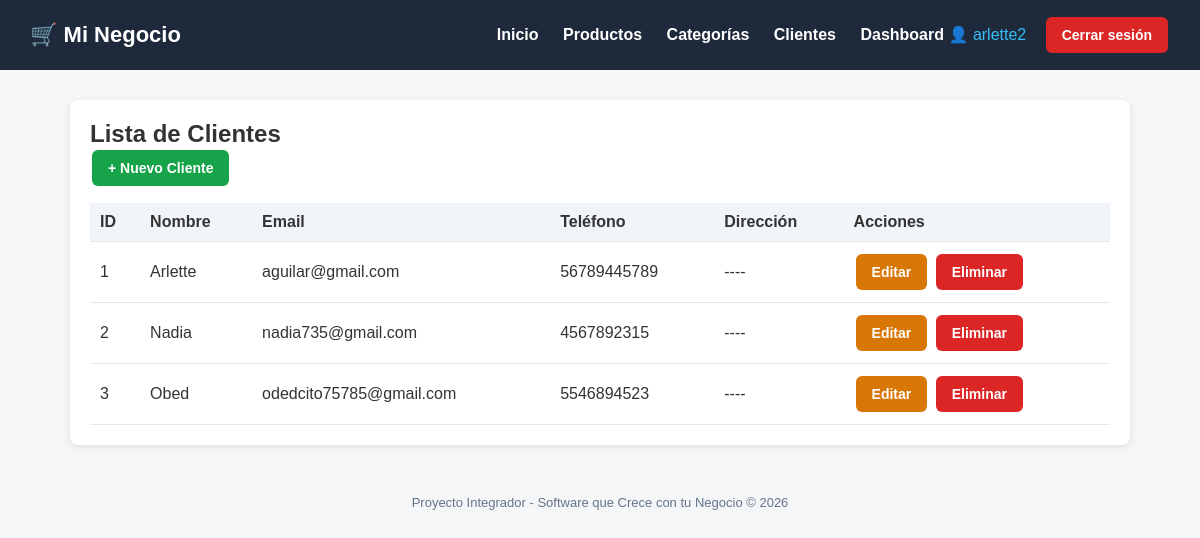
The app's page /clientes/ (signed in) with its own data.
### tienda/models.py (models this page shows, shortened)
class Cliente(models.Model):
    nombre = models.CharField(max_length=200)
    email = models.EmailField()
    telefono = models.CharField(max_length=20)
    direccion = models.TextField()
    fecha_registro = models.DateTimeField(auto_now_add=True)
    class Meta:
        verbose_name = "Cliente"
        verbose_name_plural = "Clientes"

### tienda/views.py (the view)
# urls.py: path('clientes/', views.lista_clientes, name='lista_clientes'),
@login_required
def lista_clientes(request):
    clientes = Cliente.objects.all()
    return render(request, 'tienda/clientes/lista.html', {'clientes': clientes})

### tienda/templates/tienda/clientes/lista.html (shortened to what this page needs)
{% extends 'base.html' %}
{% block content %}
<div class="card">
    <h2>Lista de Clientes</h2>
    <a href="{% url 'crear_cliente' %}" class="btn btn-success">+ Nuevo Cliente</a>
    <table>
        <thead>
            <tr><th>ID</th><th>Nombre</th><th>Email</th><th>Teléfono</th><th>Dirección</th><th>Acciones</th></tr>
        </thead>
        <tbody>
            {% for cliente in clientes %}
            <tr>
                <td>{{ cliente.id }}</td>
                <td>{{ cliente.nombre }}</td>
                <td>{{ cliente.email }}</td>
                <td>{{ cliente.telefono }}</td>
                <td>{{ cliente.direccion }}</td>
                <td>
                    <a href="{% url 'editar_cliente' cliente.pk %}" class="btn btn-warning">Editar</a>
                    <a href="{% url 'eliminar_cliente' cliente.pk %}" class="btn btn-danger">Eliminar</a>
                </td>
            </tr>
            {% empty %}
            <tr><td colspan="6">No hay clientes registrados.</td></tr>
            {% endfor %}
        </tbody>
    </table>
</div>
{% endblock %}

### tienda/templates/base.html (shortened to what this page needs)
<!DOCTYPE html>
<html lang="es">
<head>
</head>
<body>
    <header>
        <h1>🛒 Mi Negocio</h1>
        <nav>
            <a href="{% url 'inicio' %}">Inicio</a>
            <a href="{% url 'lista_productos' %}">Productos</a>
            <a href="{% url 'lista_categorias' %}">Categorías</a>
            <a href="{% url 'lista_clientes' %}">Clientes</a>
            {% if user.is_authenticated %}
              <a href="{% url 'dashboard' %}">Dashboard</a>
              <span style="color:#38bdf8;">👤 {{ user.username }}</span>
              <form action="{% url 'logout' %}" method="post" style="display:inline;">
<button type="submit" class="btn btn-danger" style="margin-left:15px;">Cerrar sesión</button>
</form>
{% else %}
<a href="{% url 'login' %}">Iniciar sesión</a>
{% endif %}
        </nav>
    </header>
    <div class="container">
        {% block content %}{% endblock %}
    </div>
    <footer>
        Proyecto Integrador - Software que Crece con tu Negocio &copy; {% now "Y" %}
    </footer>
</body>
</html>

### tienda/templates/base.html (style rules this page uses)
* { margin: 0; padding: 0; box-sizing: border-box; }
body { font-family: Arial, sans-serif; background: #f4f6f8; color: #333; }
header { background: #1e293b; color: #fff; padding: 15px 30px; display: flex; justify-content: space-between; align-items: center; }
header h1 { font-size: 22px; }
header nav a { color: #fff; text-decoration: none; margin-left: 20px; font-weight: bold; }
.container { max-width: 1100px; margin: 30px auto; padding: 0 20px; }
.card { background: #fff; border-radius: 8px; padding: 20px; box-shadow: 0 2px 6px rgba(0,0,0,0.1); margin-bottom: 20px; }
.btn { display: inline-block; padding: 10px 16px; border-radius: 6px; text-decoration: none; color: #fff; font-weight: bold; border: none; cursor: pointer; font-size: 14px; margin: 2px; }
.btn-success { background: #16a34a; }
.btn-danger { background: #dc2626; }
.btn-warning { background: #d97706; }
table { width: 100%; border-collapse: collapse; margin-top: 15px; }
th, td { padding: 10px; text-align: left; border-bottom: 1px solid #e2e8f0; }
th { background: #f1f5f9; }
footer { text-align: center; padding: 20px; color: #64748b; font-size: 13px; }

### records on screen
Cliente: id "1", nombre "Arlette", email "aguilar@gmail.com", telefono "56789445789", direccion "----"
Cliente: id "2", nombre "Nadia", email "nadia735@gmail.com", telefono "4567892315", direccion "----"
Cliente: id "3", nombre "Obed", email "odedcito75785@gmail.com", telefono "5546894523", direccion "----"

### other values on screen
{{ user.username }} "arlette2"
